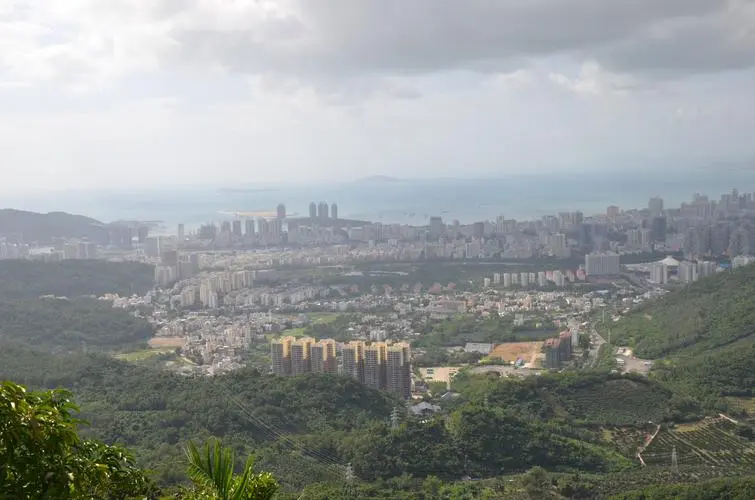
#> input picture city.jpg, 755 x 500 px
$ python getting_and_setting.py --image city.jpg
#> lines starting #> are read from the running program, lines starting #| are printed output that depends on the picture; after the words box and inside, x2 and y2 are one past the last pixel; in counts of white or black regions, pixels touching at a corner belong together
from __future__ import print_function
import argparse
import cv2

ap = argparse.ArgumentParser()
ap.add_argument("-i","--image", required= True, help = "Path to the image")
args = vars(ap.parse_args())

image = cv2.imread(args["image"])
#> image is the input picture: shape (500, 755, 3); mean B, G, R 149.4, 150.9, 146.2
cv2.imshow("Original", image)
(b,g,r) = image[0,0]
#> b = 249; g = 249; r = 249
print("Pixel at (0,0) - Red:{}, Green: {}, Blue: {}".format(r,g,b))
#| Pixel at (0,0) - Red:249, Green: 249, Blue: 249

image[0,0]=(0,0,255)
#> image: shape (500, 755, 3); under 0.01% of pixels changed, all inside (x1, y1, x2, y2) = (0, 0, 1, 1)
(b,g,r) = image[0,0]
#> b = 0; g = 0; r = 255
print("Pixel at (0,0) - Red:{}, Green: {}, Blue: {}".format(r,g,b))
#| Pixel at (0,0) - Red:255, Green: 0, Blue: 0

corner = image[23:153, 353:493]
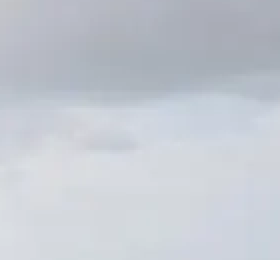
#> corner: shape (130, 140, 3) (shown 2 times larger); mean B, G, R 209.4, 201.3, 196.4
cv2.imshow("Corner",corner)

image[0:100, 0:100] = (0,255,0)
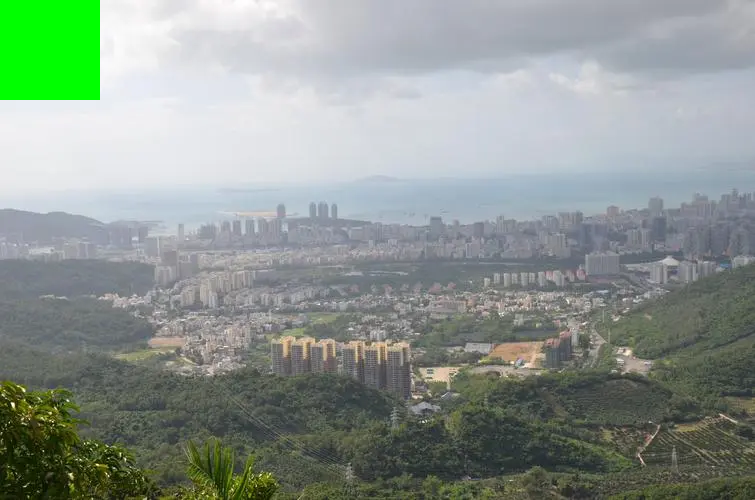
#> image: shape (500, 755, 3); mean B, G, R 142.9, 151.2, 139.8

cv2.imshow("UPdated", image)
cv2.waitKey(0)
